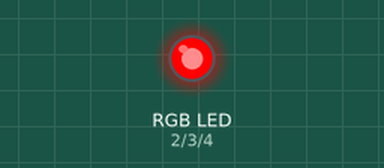
The sketch below on a simulated Arduino Uno, built with avr-gcc and run on an emulated ATmega328P. Shown: an RGB LED mixed from three pins (HIGH = lit).

Above: at 0.5 s.
At 1.5 s:
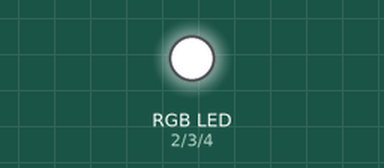
At 5.5 s:
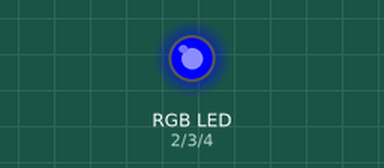
Timing chart, 0 to 6.9 s (numbered marks = the images above):
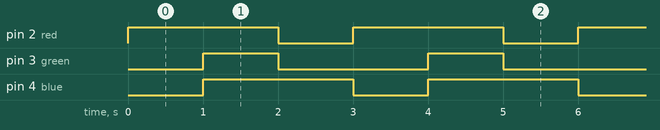

The sketch:

08_LED_RGB.ino
```cpp
const int red = 2, green = 3, blue = 4;

void setup() {
  pinMode(red, OUTPUT);
  pinMode(green, OUTPUT);
  pinMode(blue, OUTPUT);
}

void loop() {
  analogWrite(red, 255);
  analogWrite(green, 0);
  analogWrite(blue, 0);
  // ^ Red ^ //
  delay(1000);

  RGB_color(255, 255, 255); // White
  delay(1000);

  RGB_color(0, 0, 255); // Blue
  delay(1000);
}

void RGB_color(int redValue, int greenValue, int blueValue) {
  analogWrite(red, redValue);
  analogWrite(green, greenValue);
  analogWrite(blue, blueValue);
}
```

Measured:
- by itself, pin 2 (red), pin 4 (blue): alternates HIGH for 2.0 s and LOW for 1.0 s
- by itself, pin 3 (green): alternates HIGH for 1.0 s and LOW for 2.0 s
- by itself, everything shown: repeats every 3.0 s, in 3 steps
